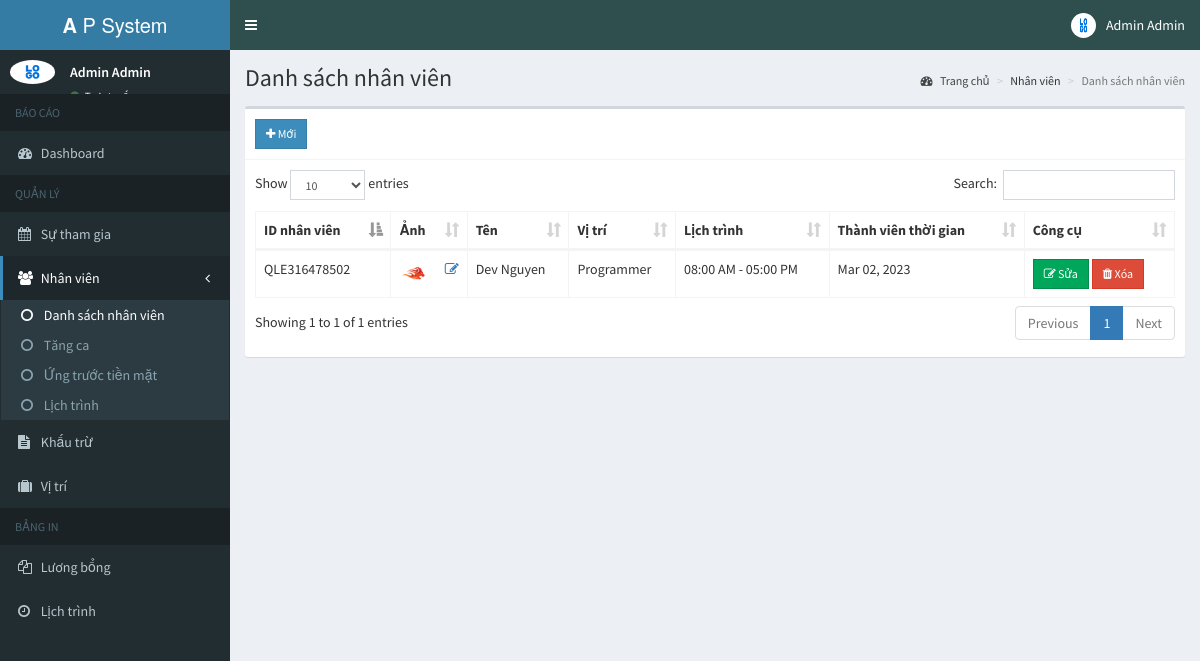
Screenshot of /admin/employee.php (signed in) with the database file from the repository.
### tables this page shows
CREATE TABLE `employees` (
  `id` int(11) NOT NULL,
  `employee_id` varchar(15) NOT NULL,
  `firstname` varchar(50) NOT NULL,
  `lastname` varchar(50) NOT NULL,
  `address` text NOT NULL,
  `birthdate` date NOT NULL,
  `contact_info` varchar(100) NOT NULL,
  `gender` varchar(10) NOT NULL,
  `position_id` int(11) NOT NULL,
  `schedule_id` int(11) NOT NULL,
  `photo` varchar(200) NOT NULL,
  `created_on` date NOT NULL
);

CREATE TABLE `position` (
  `id` int(11) NOT NULL,
  `description` varchar(150) NOT NULL,
  `rate` double NOT NULL
);

CREATE TABLE `schedules` (
  `id` int(11) NOT NULL,
  `time_in` time NOT NULL,
  `time_out` time NOT NULL
);

### admin/includes/session.php (called while the page is built, shortened)
<?php
	include 'includes/conn.php';
	$sql = "SELECT * FROM admin WHERE id = '".$_SESSION['admin']."'";
	$query = $conn->query($sql);
	$user = $query->fetch_assoc();
?>

### admin/employee.php (shortened to what this page needs)
<?php include 'includes/session.php'; ?>
<?php include 'includes/header.php'; ?>
<body class="hold-transition skin-blue sidebar-mini">
<div class="wrapper">
  <?php include 'includes/navbar.php'; ?>
  <?php include 'includes/menubar.php'; ?>
  <div class="content-wrapper">
    <section class="content-header">
      <h1>
        Danh sách nhân viên
      </h1>
      <ol class="breadcrumb">
        <li><a href="#"><i class="fa fa-dashboard"></i> Trang chủ</a></li>
        <li>Nhân viên</li>
        <li class="active">Danh sách nhân viên</li>
      </ol>
    </section>
    <section class="content">
      <div class="row">
        <div class="col-xs-12">
          <div class="box">
            <div class="box-header with-border">
               <a href="#addnew" data-toggle="modal" class="btn btn-primary btn-sm btn-flat"><i class="fa fa-plus"></i> Mới</a>
            </div>
            <div class="box-body">
              <table id="example1" class="table table-bordered">
                <thead>
                  <th>ID nhân viên</th>
                  <th>Ảnh</th>
                  <th>Tên</th>
                  <th>Vị trí</th>
                  <th>Lịch trình</th>
                  <th>Thành viên thời gian</th>
                  <th>Công cụ</th>
                </thead>
                <tbody>
                  <?php
                    $sql = "SELECT *, employees.id AS empid FROM employees LEFT JOIN position ON position.id=employees.position_id LEFT JOIN schedules ON schedules.id=employees.schedule_id";
                    $query = $conn->query($sql);
                    while($row = $query->fetch_assoc()){
                      ?>
                        <tr>
                          <td><?php echo $row['employee_id']; ?></td>
                          <td><img src="<?php echo (!empty($row['photo']))? '../images/'.$row['photo']:'../images/profile.jpg'; ?>" width="30px" height="30px"> <a href="#edit_photo" data-toggle="modal" class="pull-right photo" data-id="<?php echo $row['empid']; ?>"><span class="fa fa-edit"></span></a></td>
                          <td><?php echo $row['firstname'].' '.$row['lastname']; ?></td>
                          <td><?php echo $row['description']; ?></td>
                          <td><?php echo date('h:i A', strtotime($row['time_in'])).' - '.date('h:i A', strtotime($row['time_out'])); ?></td>
                          <td><?php echo date('M d, Y', strtotime($row['created_on'])) ?></td>
                          <td>
                            <button class="btn btn-success btn-sm edit btn-flat" data-id="<?php echo $row['empid']; ?>"><i class="fa fa-edit"></i> Sửa</button>
                            <button class="btn btn-danger btn-sm delete btn-flat" data-id="<?php echo $row['empid']; ?>"><i class="fa fa-trash"></i> Xóa</button>
                          </td>
                        </tr>
                      <?php
                    }
                  ?>
                </tbody>
              </table>
            </div>
          </div>
        </div>
      </div>
    </section>
  </div>
</div>
</body>
</html>

### admin/includes/navbar.php (shortened to what this page needs)
<header class="main-header">
    <a href="home.php" class="logo">
      <span class="logo-lg"><b>A</b> P System</span>
    </a>
    <nav class="navbar navbar-static-top">
      <a href="#" class="sidebar-toggle" data-toggle="push-menu" role="button">
      </a>
      <div class="navbar-custom-menu">
        <ul class="nav navbar-nav">
          <li class="dropdown user user-menu">
            <a href="#" class="dropdown-toggle" data-toggle="dropdown">
              <img src="<?php echo (!empty($user['photo'])) ? '../images/'.$user['photo'] : '../images/profile.jpg'; ?>" class="user-image" alt="User Image">
              <span class="hidden-xs"><?php echo $user['firstname'].' '.$user['lastname']; ?></span>
            </a>
          </li>
        </ul>
      </div>
    </nav>
  </header>

### admin/includes/menubar.php
<aside class="main-sidebar">
    <section class="sidebar">
      <div class="user-panel">
        <div class="pull-left image">
          <img src="<?php echo (!empty($user['photo'])) ? '../images/'.$user['photo'] : '../images/profile.jpg'; ?>" class="img-circle" alt="User Image">
        </div>
        <div class="pull-left info">
          <p><?php echo $user['firstname'].' '.$user['lastname']; ?></p>
          <a><i class="fa fa-circle text-success"></i> Trực tuyến</a>
        </div>
      </div>
      <ul class="sidebar-menu" data-widget="tree">
        <li class="header">BÁO CÁO</li>
        <li class=""><a href="home.php"><i class="fa fa-dashboard"></i> <span>Dashboard</span></a></li>
        <li class="header">QUẢN LÝ</li>
        <li><a href="attendance.php"><i class="fa fa-calendar"></i> <span>Sự tham gia</span></a></li>
        <li class="treeview">
          <a href="#">
            <i class="fa fa-users"></i>
            <span>Nhân viên</span>
            <span class="pull-right-container">
              <i class="fa fa-angle-left pull-right"></i>
            </span>
          </a>
          <ul class="treeview-menu">
            <li><a href="employee.php"><i class="fa fa-circle-o"></i> Danh sách nhân viên</a></li>
            <li><a href="overtime.php"><i class="fa fa-circle-o"></i> Tăng ca</a></li>
            <li><a href="cashadvance.php"><i class="fa fa-circle-o"></i> Ứng trước tiền mặt</a></li>
            <li><a href="schedule.php"><i class="fa fa-circle-o"></i> Lịch trình</a></li>
          </ul>
        </li>
        <li><a href="deduction.php"><i class="fa fa-file-text"></i> Khấu trừ</a></li>
        <li><a href="position.php"><i class="fa fa-suitcase"></i> Vị trí</a></li>
        <li class="header">BẢNG IN</li>
        <li><a href="payroll.php"><i class="fa fa-files-o"></i> <span>Lương bổng</span></a></li>
        <li><a href="schedule_employee.php"><i class="fa fa-clock-o"></i> <span>Lịch trình</span></a></li>
      </ul>
    </section>
  </aside>

### rows the page displays
employees: employee "QLE316478502", photo (picture), firstname "Dev", lastname "Nguyen", position.description "Programmer", schedule.time_in "08:00 AM", schedule.time_out "05:00 PM", created_on "Mar 02, 2023"

### other values shown
$user['firstname'] "Admin"
$user['lastname'] "Admin"
